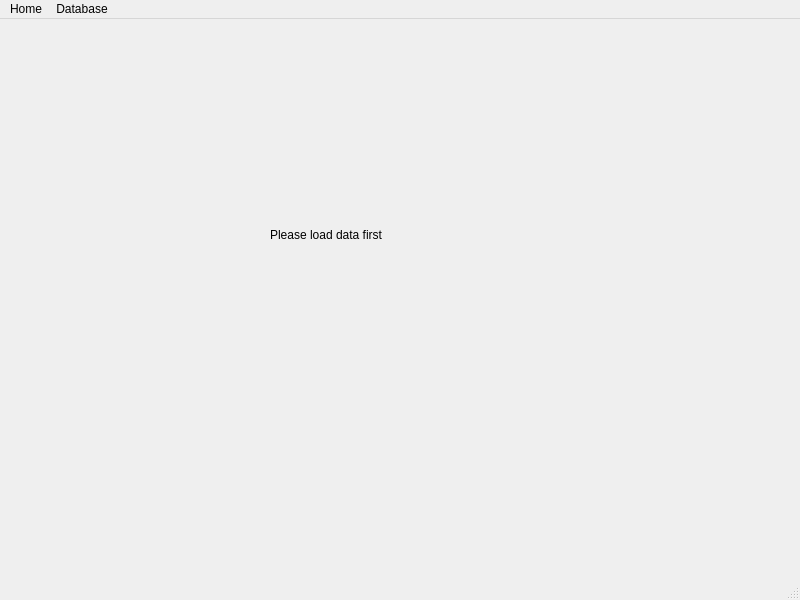
<?xml version="1.0" encoding="UTF-8"?>
<ui version="4.0">
 <class>MainWindow</class>
 <widget class="QMainWindow" name="MainWindow">
  <property name="geometry">
   <rect>
    <x>0</x>
    <y>0</y>
    <width>800</width>
    <height>600</height>
   </rect>
  </property>
  <property name="windowTitle">
   <string>MainWindow</string>
  </property>
  <widget class="QWidget" name="centralwidget">
   <widget class="QLabel" name="label">
    <property name="geometry">
     <rect>
      <x>270</x>
      <y>190</y>
      <width>181</width>
      <height>51</height>
     </rect>
    </property>
    <property name="text">
     <string>Please load data first</string>
    </property>
   </widget>
  </widget>
  <widget class="QMenuBar" name="menubar">
   <property name="geometry">
    <rect>
     <x>0</x>
     <y>0</y>
     <width>800</width>
     <height>24</height>
    </rect>
   </property>
   <widget class="QMenu" name="menuAbouy">
    <property name="title">
     <string>Home</string>
    </property>
    <addaction name="actionRefresh"/>
   </widget>
   <widget class="QMenu" name="menuDatabase">
    <property name="title">
     <string>Database</string>
    </property>
    <addaction name="actionConnection"/>
    <addaction name="actionDisconnenct"/>
   </widget>
   <addaction name="menuAbouy"/>
   <addaction name="menuDatabase"/>
  </widget>
  <widget class="QStatusBar" name="statusbar"/>
  <action name="actionRefresh">
   <property name="text">
    <string>Refresh</string>
   </property>
   <property name="shortcut">
    <string>Ctrl+R</string>
   </property>
  </action>
  <action name="actionLOAD">
   <property name="text">
    <string>Load</string>
   </property>
  </action>
  <action name="actionQuerry">
   <property name="text">
    <string>Query</string>
   </property>
  </action>
  <action name="actionConnection">
   <property name="text">
    <string>Connect</string>
   </property>
   <property name="shortcut">
    <string>Ctrl+O</string>
   </property>
  </action>
  <action name="actionDisconnenct">
   <property name="text">
    <string>Disconnenct</string>
   </property>
  </action>
 </widget>
 <resources/>
 <connections/>
</ui>
